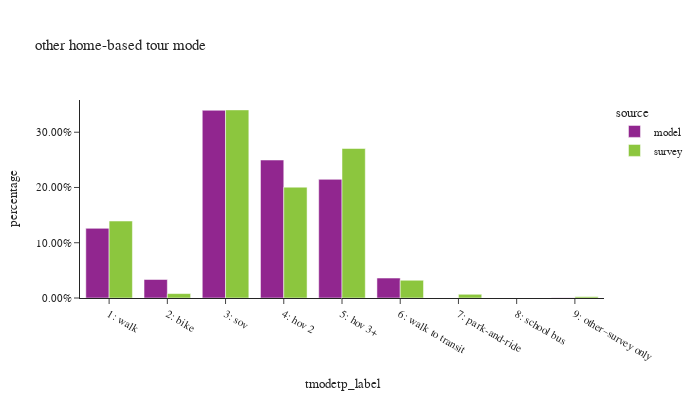

The cell this chart's notebook holds for it:
### Code cell
df_plot = hb_tour.groupby(['source','tmodetp_label'])['toexpfac'].sum().reset_index()
df_plot['percentage'] = df_plot.groupby(['source'], group_keys=False)['toexpfac']. \
    apply(lambda x: x / float(x.sum()))
df_plot['source'] = df_plot['source'].astype(pd.CategoricalDtype(['model', 'survey']))

df_plot_ct = hb_tour.groupby(['source','tmodetp_label'])['toexpfac'].count().reset_index(). \
    rename(columns={'toexpfac':'sample count'})
df_plot = df_plot.merge(df_plot_ct, on=['source','tmodetp_label'])

fig = px.bar(df_plot.sort_values(by=['source']), x="tmodetp_label", y="percentage", color="source",
             barmode="group",hover_data=['sample count'],title="other home-based tour mode")
fig.update_layout(height=400, width=700, font=dict(size=11),
                  xaxis = dict(dtick = 1, categoryorder='category ascending'),
                  yaxis=dict(tickformat=".2%"))
fig.show()

### Figure 1 — Plotly figure (JSON) as saved in the notebook; plotly's stock layout.template omitted (floating-point values rounded to 4 significant figures)
{"data": [{"alignmentgroup": "True", "customdata": [[412505], [109570], [1111718], [817138], [702646], [118245], [1014]], "hovertemplate": "source=model<br>tmodetp_label=%{x}<br>percentage=%{y}<br>sample count=%{customdata[0]}<extra></extra>", "legendgroup": "model", "marker": {"color": "#91268F", "pattern": {"shape": ""}}, "name": "model", "offsetgroup": "model", "orientation": "v", "showlegend": true, "textposition": "auto", "type": "bar", "x": ["1: walk", "2: bike", "3: sov", "4: hov 2", "5: hov 3+", "6: walk to transit", "9: other–survey only"], "xaxis": "x", "y": [0.126, 0.03348, 0.3397, 0.2497, 0.2147, 0.03613, 0.0003098], "yaxis": "y"}, {"alignmentgroup": "True", "customdata": [[1624], [129], [1950], [1167], [600], [307], [23], [2], [25]], "hovertemplate": "source=survey<br>tmodetp_label=%{x}<br>percentage=%{y}<br>sample count=%{customdata[0]}<extra></extra>", "legendgroup": "survey", "marker": {"color": "#8CC63E", "pattern": {"shape": ""}}, "name": "survey", "offsetgroup": "survey", "orientation": "v", "showlegend": true, "textposition": "auto", "type": "bar", "x": ["1: walk", "2: bike", "3: sov", "4: hov 2", "5: hov 3+", "6: walk to transit", "7: park-and-ride", "8: school bus", "9: other–survey only"], "xaxis": "x", "y": [0.1393, 0.007989, 0.3404, 0.2006, 0.2706, 0.0321, 0.00673, 1.207e-05, 0.002395], "yaxis": "y"}], "layout": {"barmode": "group", "font": {"size": 11}, "height": 400, "legend": {"title": {"text": "source"}, "tracegroupgap": 0}, "title": {"text": "other home-based tour mode"}, "width": 700, "xaxis": {"anchor": "y", "categoryorder": "category ascending", "domain": [0.0, 1.0], "dtick": 1, "title": {"text": "tmodetp_label"}}, "yaxis": {"anchor": "x", "domain": [0.0, 1.0], "tickformat": ".2%", "title": {"text": "percentage"}}}}
